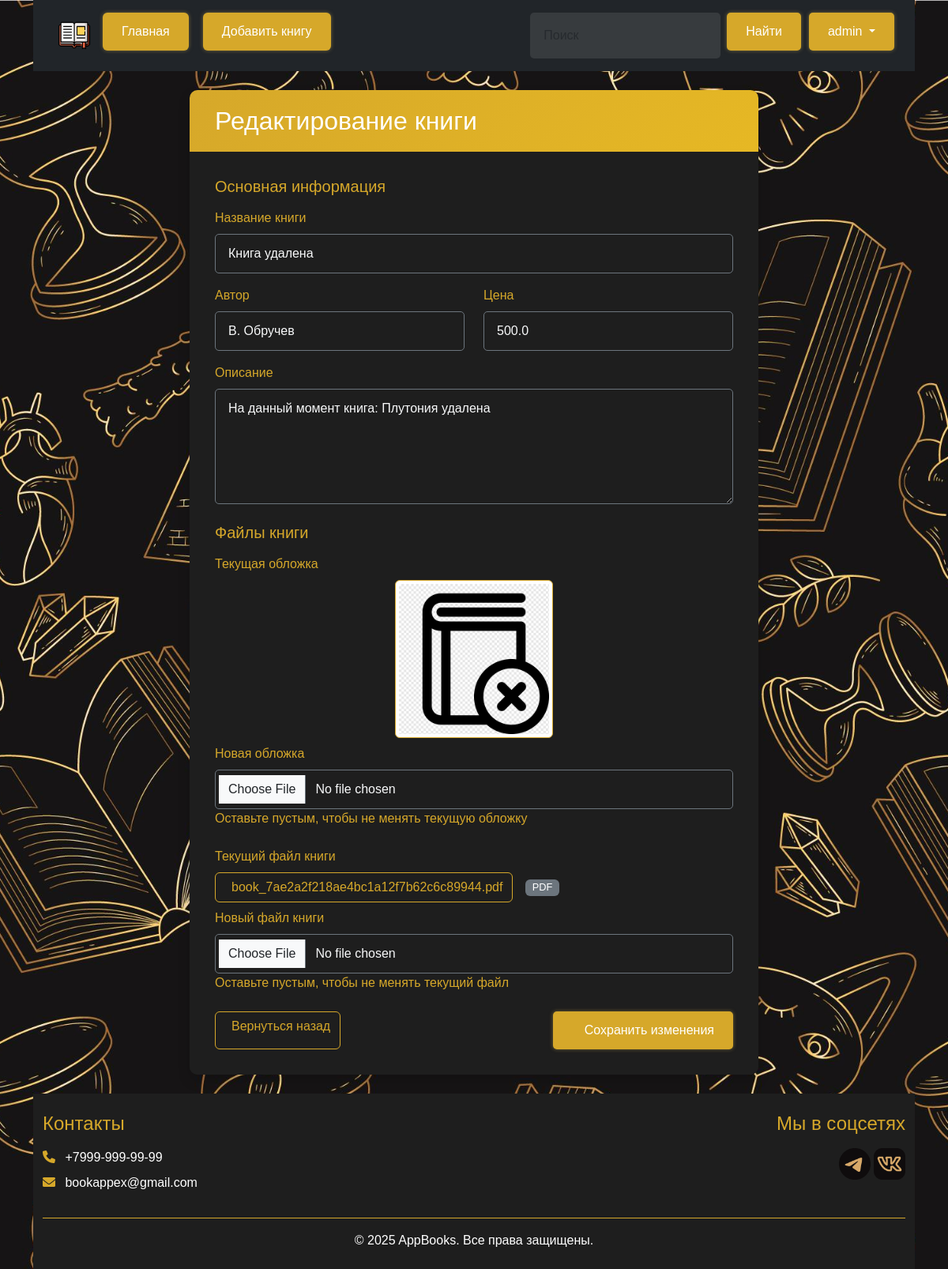
Before: /book/1/edit (signed in) with the older database file.
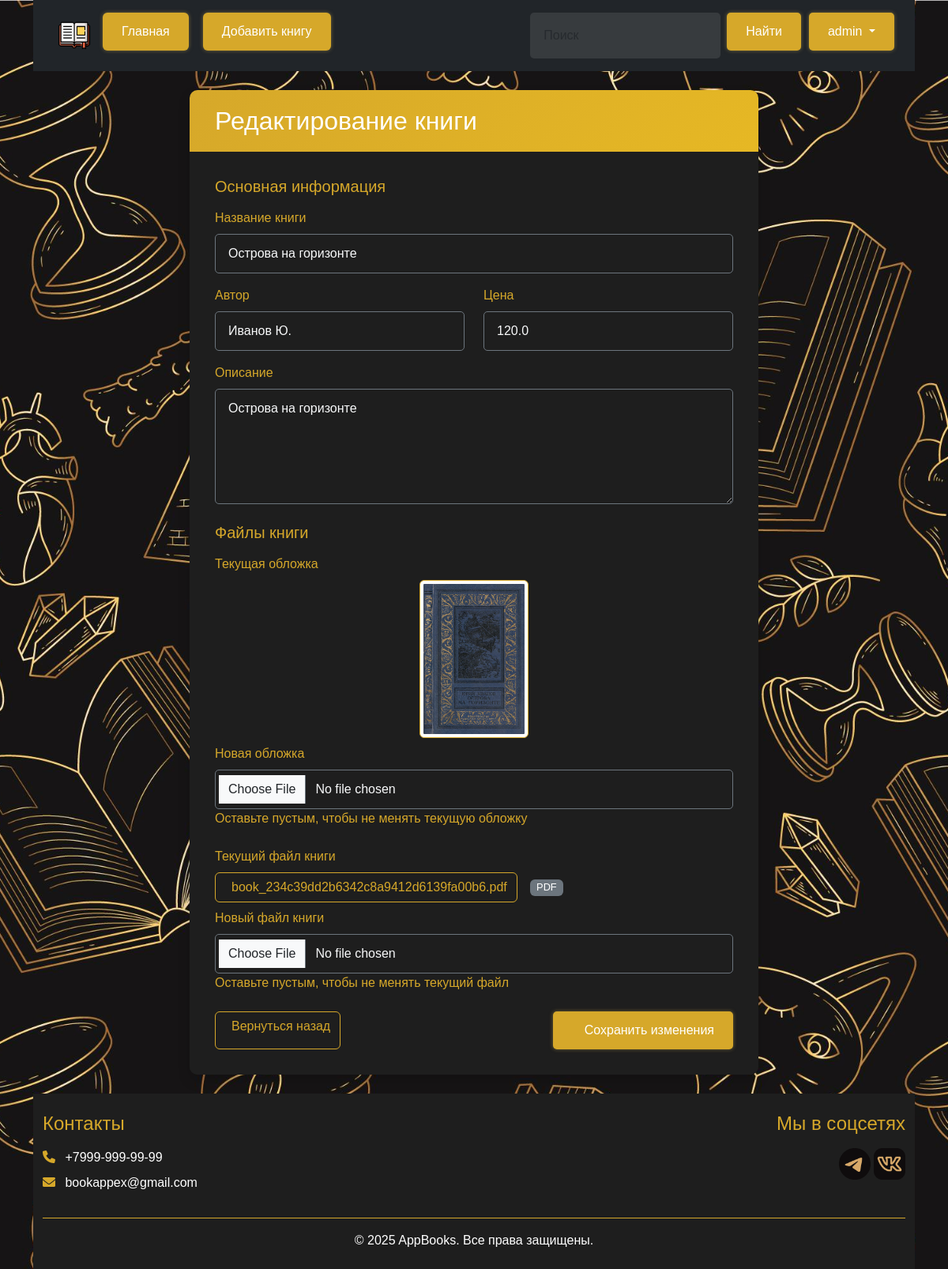
After: the same page with the newer database file.
### models.py (models this page shows)
class Books(db.Model):
    id = db.Column(db.Integer, primary_key = True)
    Title = db.Column(db.String(100), nullable = False)
    Cover = db.Column(db.String(100), nullable = False)
    Author = db.Column(db.String(100), nullable = False)
    About = db.Column(db.Text, nullable = False)
    File_path = db.Column(db.String(100), nullable = False)
    Cost = db.Column(db.Float, nullable = False)
    @property
    def cover_url(self):
        clean_path = self.Cover.replace('\\', '/')
        return url_for('static', filename=f'uploads/{clean_path}')
    @property
    def book_file_url(self):
        clean_path = self.File_path.replace('\\', '/')
        return url_for('static', filename=f'uploads/{clean_path}')

### BooksApp.py (the view, shortened to what this page needs)
@app.route("/book/<int:id>/edit", methods=['POST', 'GET'])
@admin_required
def BookUpdate(id):
    book = Books.query.get_or_404(id)
    return render_template('Book_edit.html',
                         book=book,
                         username=session.get('username'),
                         admin = adm())

### BooksApp.py (called while the page is built)
def login_required(f):
    @wraps(f)
    def decorated(*args, **kwargs):
        if 'username' not in session:
            flash('Требуется авторизация', 'error')
            return redirect(url_for('Log_in'))
        return f(*args, **kwargs)
    return decorated

def admin_required(f):
    @wraps(f)
    @login_required
    def decorated(*args, **kwargs):
        user = Authorization.query.filter_by(Name=session['username']).first()
        if user.Rank != 'Admin':
            abort(403)  # Forbidden
        return f(*args, **kwargs)
    return decorated

def adm():
    username=session.get('username')
    if 'username' not in session:
        return False
    user = Authorization.query.filter_by(Name=username).first()
    if user.Rank == 'Admin':
       return True
    return False

### templates/Book_edit.html (shortened to what the changed rows need)
{% extends 'base.html' %}
{% block body %}
<div class="container mt-4">
    <div class="row justify-content-center">
        <div class="col-lg-8">
            <div class="card shadow border-0">
                <div class="card-header bg-primary text-white">
                    <h2 class="mb-0">Редактирование книги</h2>
                </div>
                <div class="card-body bg-dark text-light">
                <div class="card-body bg-dark text-light">
                    <form method="post" enctype="multipart/form-data">
                        <div class="mb-4">
                            <div class="mb-3">
                                <label for="title" class="form-label">Название книги</label>
                                <input type="text" class="form-control bg-dark text-light border-secondary"
                                       id="title" name="title" value="{{ book.Title }}" required>
                            </div>
                            <div class="row">
                                <div class="col-md-6 mb-3">
                                    <label for="author" class="form-label">Автор</label>
                                    <input type="text" class="form-control bg-dark text-light border-secondary"
                                           id="author" name="author" value="{{ book.Author }}" required>
                                </div>
                                <div class="col-md-6 mb-3">
                                    <label for="cost" class="form-label">Цена</label>
                                    <input type="number" step="0.01" min="0"
                                           class="form-control bg-dark text-light border-secondary"
                                           id="cost" name="cost" value="{{ book.Cost }}" required>
                                </div>
                            </div>
                            <div class="mb-3">
                                <label for="about" class="form-label">Описание</label>
                                <textarea class="form-control bg-dark text-light border-secondary"
                                          id="about" name="about" rows="5" required>{{ book.About }}</textarea>
                            </div>
                        </div>
                        <div class="mb-4">
                            <div class="mb-4">
                                <div class="text-center mb-2">
                                    <img src="{{ book.cover_url }}" class="img-thumbnail border-gold" style="max-height: 200px;">
                                </div>
                            </div>
                            <div class="mb-3">
                                <div class="d-flex align-items-center mb-2">
                                    <a href="{{ book.book_file_url }}" class="btn btn-outline-gold me-3">
                                        {{ book.File_path.split('/')[-1] }}
                                    </a>
                                    <span class="badge bg-secondary">{{ book.File_path.split('.')[-1]|upper }}</span>
                                </div>
                            </div>
                        </div>
                    </form>
                </div>
            </div>
        </div>
    </div>
</div>
{% endblock %}

Changed rows visible on the page:
changed Books "PDF": title "Книга удалена" → "Острова на горизонте"; author "В. Обручев" → "Иванов Ю."; cost "500.0" → "120.0"; about "На данный момент книга: Плутония удалена" → "Острова на горизонте"; cover_url: a different picture; File_path "book_7ae2a2f218ae4bc1a12f7b62c6c89944.pdf" → "book_234c39dd2b6342c8a9412d6139fa00b6.pdf"
